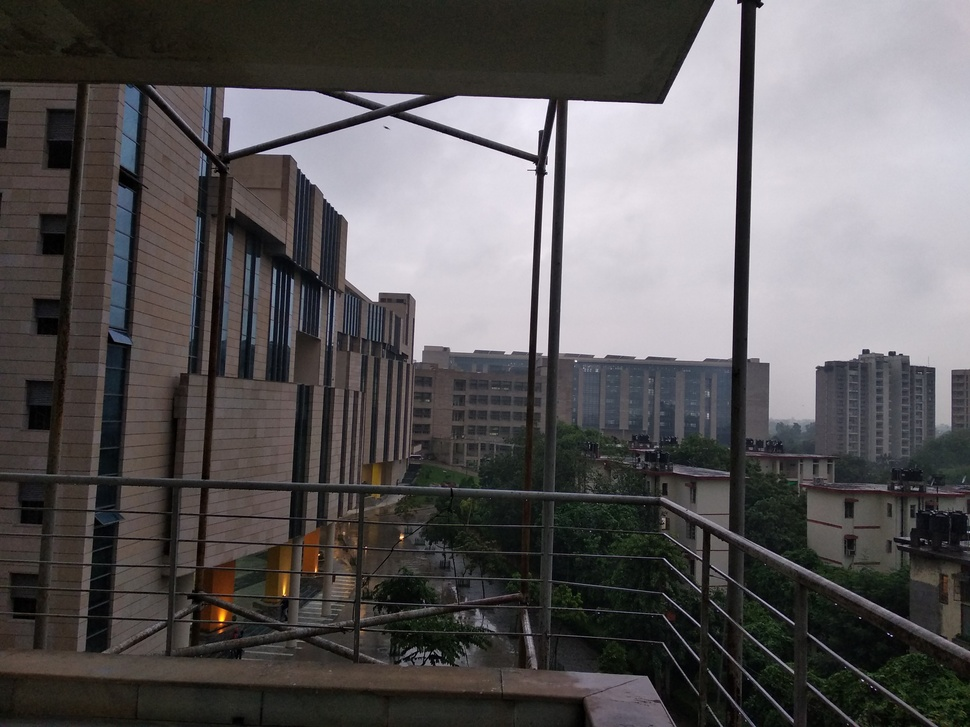
#> input picture histogram/iiitd.jpg, 970 x 727 px, shrunk from 4000 x 3000 before the run
$ python hist.py
#> lines starting #> are read from the running program, lines starting #| are printed output that depends on the picture
import numpy as np
import cv2
import matplotlib.pyplot as plt


img = cv2.imread('iiitd.jpg')
#> img is the input picture: shape (727, 970, 3); mean B, G, R 90.3, 89.3, 92.3
img2 = cv2.cvtColor(img, cv2.COLOR_BGR2GRAY)

clahe = cv2.createCLAHE()

cl1 = clahe.apply(img2)
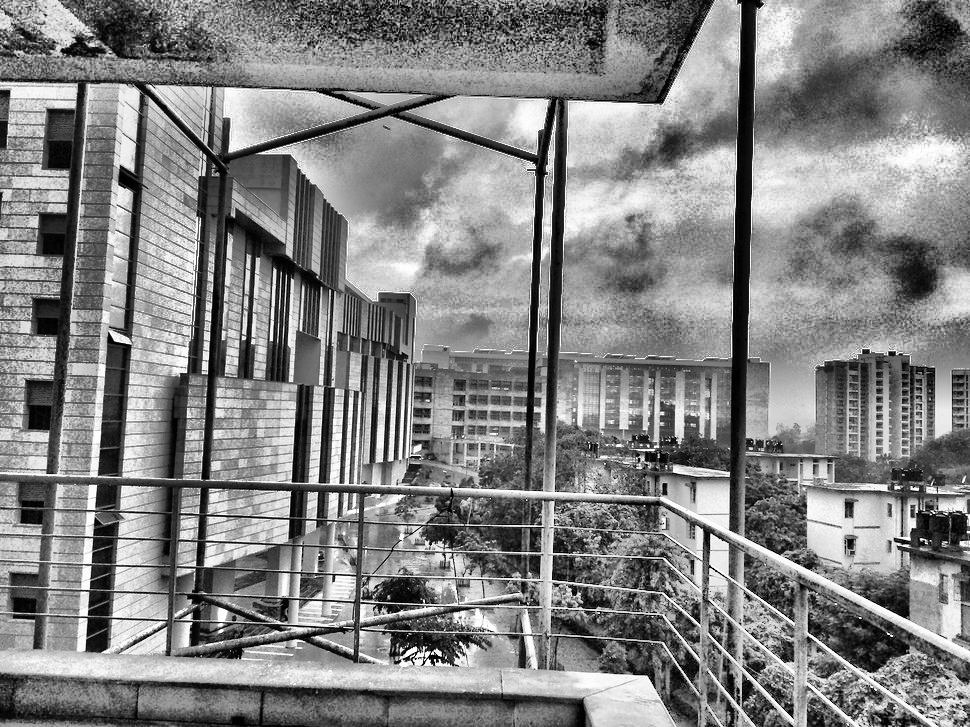
#> cl1: shape (727, 970); min 0, max 255, mean 131.2

#cv2.imshow('clahe image', cl1)
#cv2.imshow('original image', img2)

images = [img2, cl1]
titles = ['original','equalized']

for i in range(2):
    plt.subplot(2,2,i+1),plt.imshow(images[i],'gray')
    plt.title(titles[i])
    plt.xticks([]),plt.yticks([])

plt.subplot(2,2,3),plt.hist(img2.flatten(), 256, [0,256], color = 'r')
plt.xlim([0,256])
plt.subplot(2,2,4),plt.hist(cl1.flatten(), 256, [0,256], color = 'r')
plt.xlim([0,256])
plt.show()
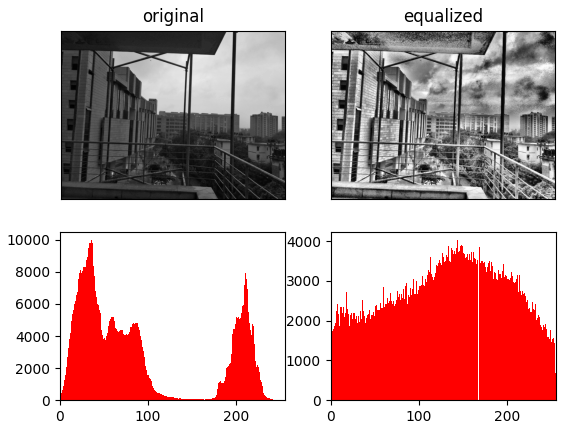
#> figure drawn by matplotlib, 4 panels; panel 3: tallest bar 9977 high, from x = 35 to 36; panel 4: tallest bar 4022 high, from x = 144 to 145
